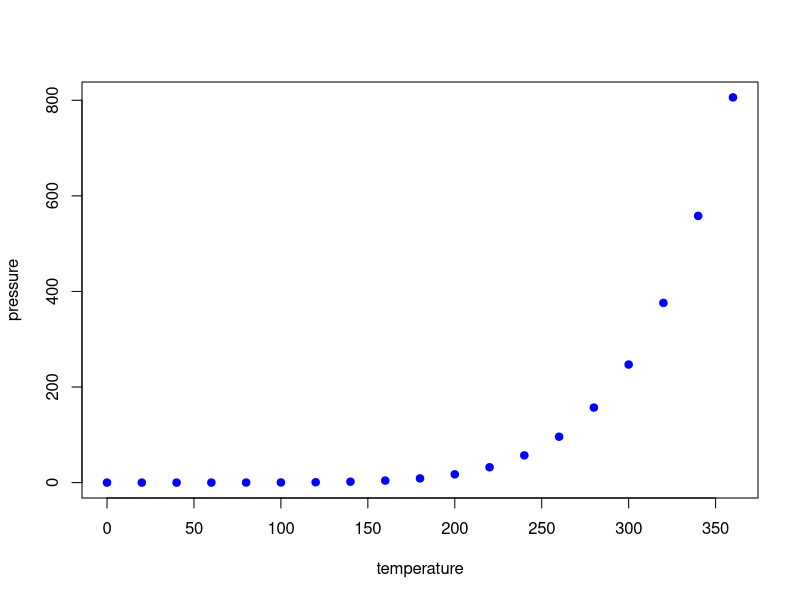

Source code (R):
## ---- chunk 1
knitr::opts_chunk$set(echo = TRUE, comment=NA)
## ---- chunk 2
summary(cars)
## ---- chunk 3
plot(pressure, col = "blue", pch = 19)
